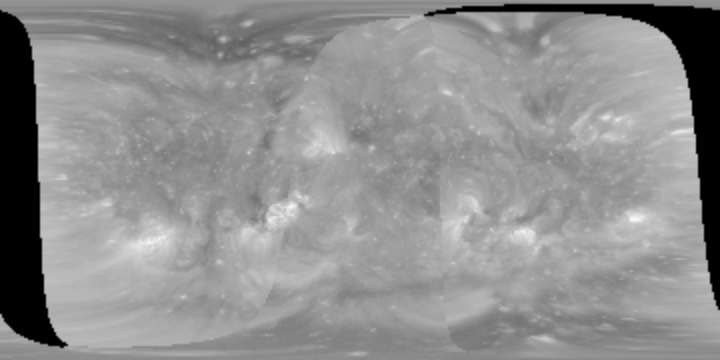
%> input picture paper/pictures/segmentation_new_results/synoptic_GONG_20100807.png, 720 x 360 px
$ octave create_overlap.m   (GNU Octave 9; MATLAB toolbox functions it lacks are replaced by stand-ins)
%> lines starting %> are read from the running program, lines starting %| are printed output that depends on the picture; in (x1, y1, x2, y2) boxes, pixels count from 0 and x2, y2 are one past the last pixel; in counts of white or black regions, pixels touching at a corner belong together; the program's own positions count from 1
close all;
clear;
clc;

syn_img     = imread("synoptic_GONG_20100807.png");
%> syn_img is the input picture: size 360x720 uint8; min 0, max 250, mean 143.2
ls_img      = imread("LS_on_FullCombo_20100807.png");
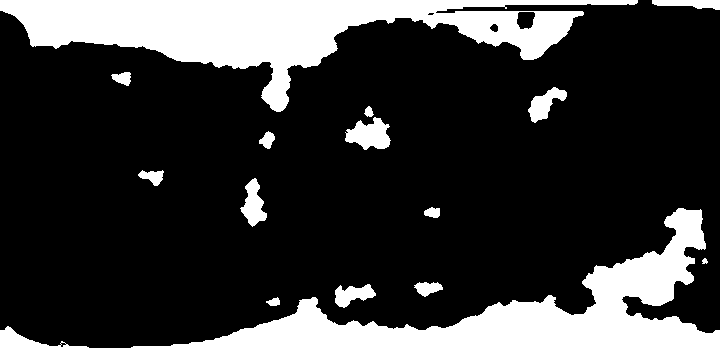
%> input picture paper/pictures/segmentation_new_results/LS_on_FullCombo_20100807.png, 720 x 360 px
%> ls_img is the input picture: size 360x720 uint8; 23.6% white; 15 white regions, largest, box (x1, y1, x2, y2) and area: (0, 208, 720, 360) 30614, (0, 0, 638, 112) 26073, (345, 117, 391, 150) 964
init_img    = imread("FullCombo_before_ls_20100807.png");
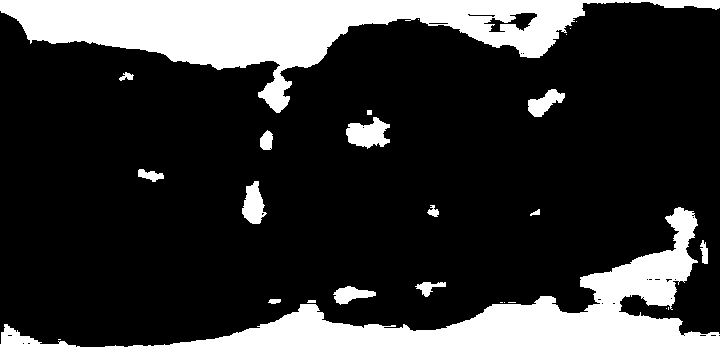
%> input picture paper/pictures/segmentation_new_results/FullCombo_before_ls_20100807.png, 720 x 360 px
%> init_img is the input picture: size 360x720 uint8; 23.2% white; 26 white regions (10 under 20 px), largest, box (x1, y1, x2, y2) and area: (0, 207, 720, 360) 29637, (0, 0, 720, 113) 26950, (346, 117, 390, 149) 901


% Initialization is marked by green
se          = strel('square',5);
dil_img     = imdilate(init_img,se);
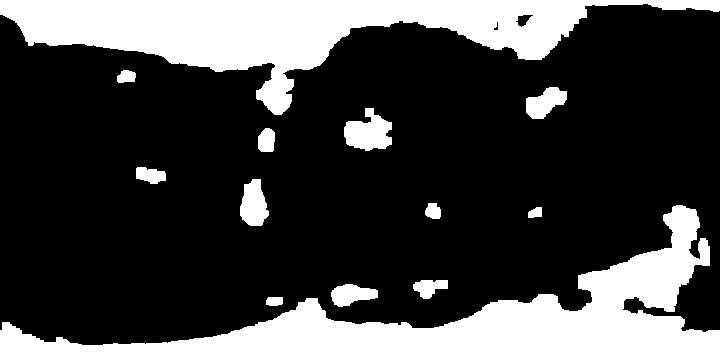
%> dil_img: size 360x720 uint8; 26.4% white; 13 white regions, largest, box (x1, y1, x2, y2) and area: (0, 205, 720, 360) 33107, (0, 0, 720, 115) 29740, (344, 108, 392, 151) 1352
b2_img       = dil_img - init_img;
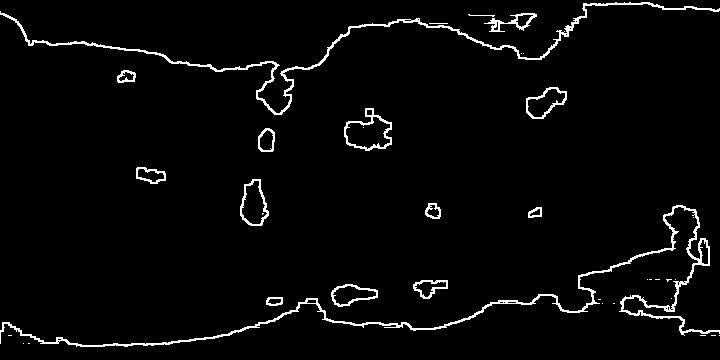
%> b2_img: size 360x720 uint8; 3.2% white in thin lines or dots

col_img(:,:,1) = syn_img;
col_img(:,:,2) = syn_img;
col_img(:,:,3) = syn_img;

col_img(:,:,1) = col_img(:,:,1) + b2_img;
col_img(:,:,2) = col_img(:,:,2) - b2_img;
col_img(:,:,3) = col_img(:,:,3) - b2_img;


% Level sets are marked as red
se          = strel('square',3);
dil_img     = imdilate(ls_img,se);
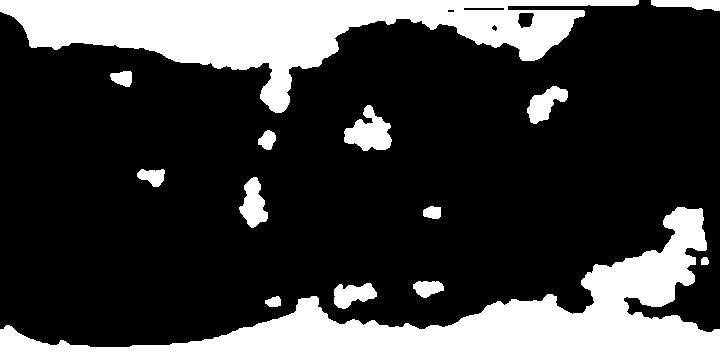
%> dil_img: size 360x720 uint8; 25.3% white; 14 white regions, largest, box (x1, y1, x2, y2) and area: (0, 207, 720, 360) 32170, (0, 0, 639, 113) 27581, (344, 105, 392, 151) 1279
b1_img       = dil_img - ls_img;
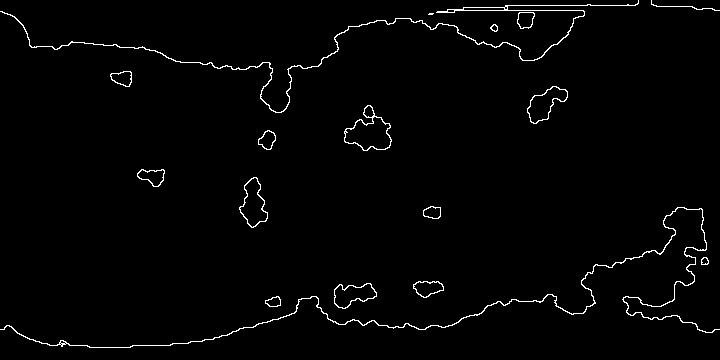
%> b1_img: size 360x720 uint8; 1.7% white in thin lines or dots


col_img(:,:,1) = col_img(:,:,1) - b1_img;
col_img(:,:,2) = col_img(:,:,2) + b1_img;
col_img(:,:,3) = col_img(:,:,3) - b1_img;
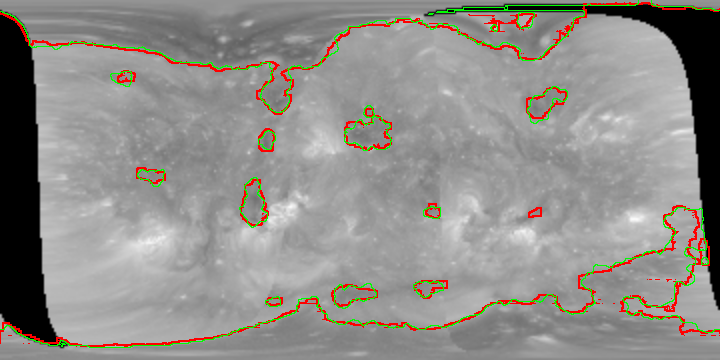
%> col_img: size 360x720x3 uint8; mean R, G, B 143.7, 141.6, 137.3


imwrite(col_img,"overlap_image_test.png");
